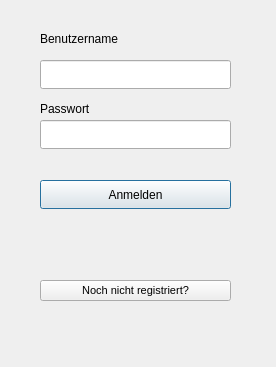
<?xml version="1.0" encoding="UTF-8"?>
<ui version="4.0">
 <class>Dialog</class>
 <widget class="QDialog" name="Dialog">
  <property name="geometry">
   <rect>
    <x>0</x>
    <y>0</y>
    <width>276</width>
    <height>367</height>
   </rect>
  </property>
  <property name="windowTitle">
   <string>Anmelden</string>
  </property>
  <widget class="QLabel" name="label">
   <property name="geometry">
    <rect>
     <x>40</x>
     <y>30</y>
     <width>121</width>
     <height>17</height>
    </rect>
   </property>
   <property name="text">
    <string>Benutzername</string>
   </property>
  </widget>
  <widget class="QLabel" name="label_2">
   <property name="geometry">
    <rect>
     <x>40</x>
     <y>100</y>
     <width>67</width>
     <height>17</height>
    </rect>
   </property>
   <property name="text">
    <string>Passwort</string>
   </property>
  </widget>
  <widget class="QLineEdit" name="lineEdit">
   <property name="geometry">
    <rect>
     <x>40</x>
     <y>60</y>
     <width>191</width>
     <height>29</height>
    </rect>
   </property>
  </widget>
  <widget class="QLineEdit" name="lineEdit_2">
   <property name="geometry">
    <rect>
     <x>40</x>
     <y>120</y>
     <width>191</width>
     <height>29</height>
    </rect>
   </property>
  </widget>
  <widget class="QPushButton" name="pushButton">
   <property name="geometry">
    <rect>
     <x>40</x>
     <y>180</y>
     <width>191</width>
     <height>29</height>
    </rect>
   </property>
   <property name="text">
    <string>Anmelden</string>
   </property>
  </widget>
  <widget class="QPushButton" name="pushButton_2">
   <property name="geometry">
    <rect>
     <x>40</x>
     <y>280</y>
     <width>191</width>
     <height>21</height>
    </rect>
   </property>
   <property name="font">
    <font>
     <pointsize>8</pointsize>
     <italic>false</italic>
    </font>
   </property>
   <property name="text">
    <string>Noch nicht registriert?</string>
   </property>
  </widget>
 </widget>
 <resources/>
 <connections/>
</ui>
